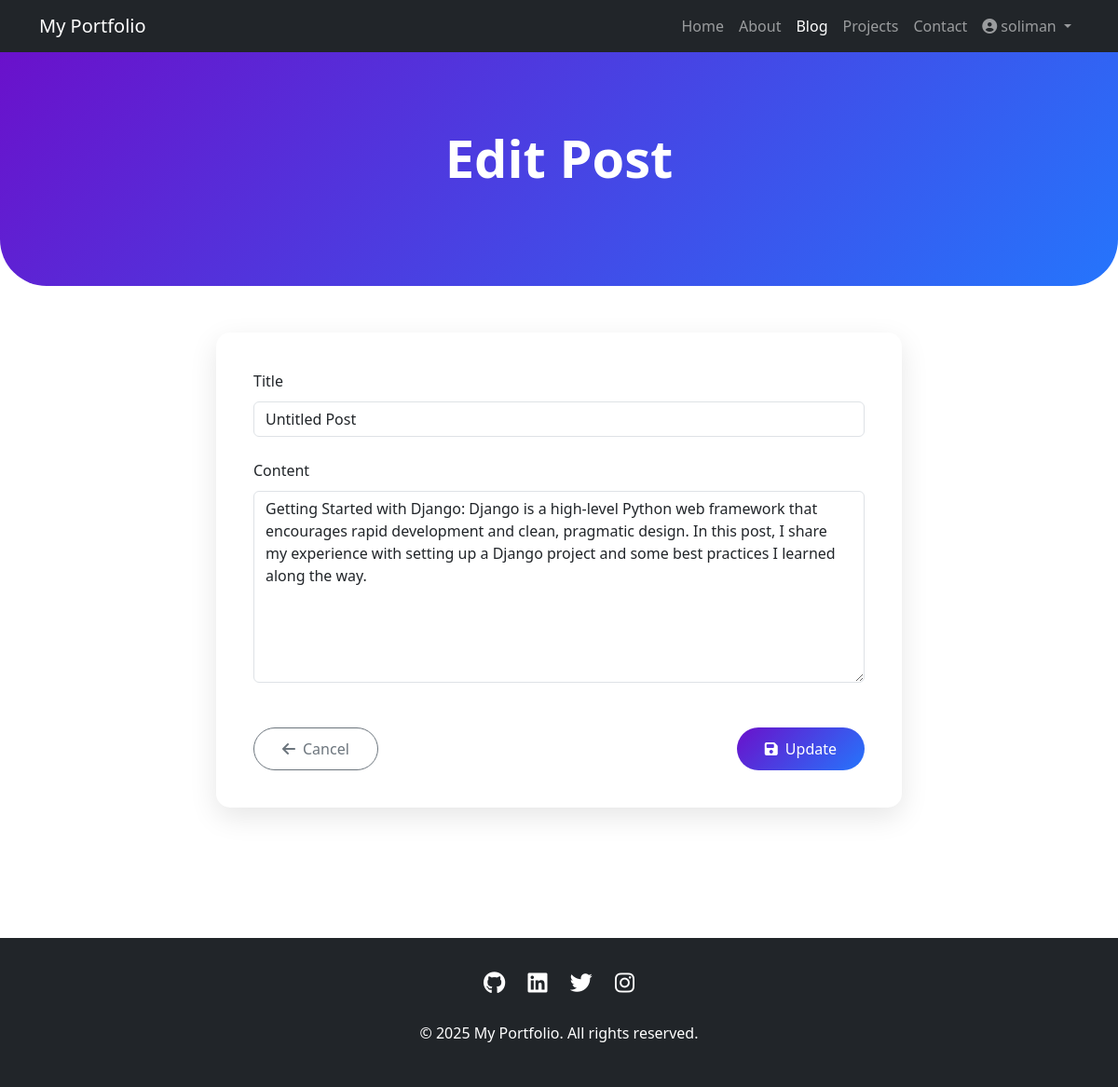
The app's page /posts/1/edit/ (signed in) with its own data.
### posts/models.py (models this page shows, shortened)
class Posts(models.Model):
    text = models.CharField(max_length=400)
    title = models.CharField(max_length=100, default="Untitled Post")
    created_at = models.DateTimeField(default=timezone.now)
    updated_at = models.DateTimeField(auto_now=True)
    class Meta:
        ordering = ["-created_at"]

### posts/views.py (the view)
# urls.py: path('<int:pk>/edit/', PostUpdateView.as_view(), name='post_edit'),
class PostUpdateView(LoginRequiredMixin, UpdateView):
    model = Posts
    form_class = PostForm
    template_name = "posts/post_form.html"
    success_url = reverse_lazy('post_list')
    login_url = 'login'

### posts/forms.py
class PostForm(forms.ModelForm):
    class Meta:
        model = Posts
        fields = ['title', 'text']
        widgets = {
            'title': forms.TextInput(attrs={
                'class': 'form-control',
                'placeholder': 'Enter post title'
            }),
            'text': forms.Textarea(attrs={
                'class': 'form-control',
                'placeholder': 'Write your post content here',
                'rows': 8
            })
        }

### templates/posts/post_form.html (shortened to what this page needs)
{% load static %}
<!DOCTYPE html>
<html lang="en">
<head>
    <link href="https://cdn.jsdelivr.net/npm/bootstrap@5.3.0/dist/css/bootstrap.min.css" rel="stylesheet">
    <link rel="stylesheet" href="https://cdnjs.cloudflare.com/ajax/libs/font-awesome/6.4.0/css/all.min.css">
</head>
<body>
    <nav class="navbar navbar-expand-lg navbar-dark bg-dark">
        <div class="container">
            <a class="navbar-brand" href="{% url 'home' %}">My Portfolio</a>
            <div class="collapse navbar-collapse" id="navbarNav">
                <ul class="navbar-nav ms-auto">
                    <li class="nav-item">
                        <a class="nav-link" href="{% url 'home' %}">Home</a>
                    </li>
                    <li class="nav-item">
                        <a class="nav-link" href="{% url 'about' %}">About</a>
                    </li>
                    <li class="nav-item">
                        <a class="nav-link active" href="{% url 'post_list' %}">Blog</a>
                    </li>
                    <li class="nav-item">
                        <a class="nav-link" href="#">Projects</a>
                    </li>
                    <li class="nav-item">
                        <a class="nav-link" href="#">Contact</a>
                    </li>
                    {% if user.is_authenticated %}
                    <li class="nav-item dropdown">
                        <a class="nav-link dropdown-toggle" href="#" id="navbarDropdown" role="button" data-bs-toggle="dropdown" aria-expanded="false">
                            <i class="fas fa-user-circle me-1"></i>{{ user.username }}
                        </a>
                    </li>
                    {% else %}
                    <li class="nav-item">
                        <a class="nav-link" href="{% url 'login' %}"><i class="fas fa-sign-in-alt me-1"></i>Login</a>
                    </li>
                    {% endif %}
                </ul>
            </div>
        </div>
    </nav>
    <header class="form-header">
        <div class="container text-center">
            <h1 class="display-4 fw-bold mb-4">{% if form.instance.pk %}Edit Post{% else %}Create New Post{% endif %}</h1>
        </div>
    </header>
    <section class="container">
        <div class="row justify-content-center">
            <div class="col-lg-8">
                <div class="form-container">
                    <form method="post" enctype="multipart/form-data">
                        <div class="mb-4">
                            <label for="{{ form.title.id_for_label }}" class="form-label">Title</label>
                            {{ form.title }}
                        </div>
                        <div class="mb-4">
                            <label for="{{ form.text.id_for_label }}" class="form-label">Content</label>
                            {{ form.text }}
                        </div>
                        <div class="d-flex justify-content-between mt-5">
                            <a href="{% url 'post_list' %}" class="btn btn-outline-secondary">
                                <i class="fas fa-arrow-left me-2"></i>Cancel
                            </a>
                            <button type="submit" class="btn btn-primary">
                                <i class="fas fa-save me-2"></i>{% if form.instance.pk %}Update{% else %}Publish{% endif %}
                            </button>
                        </div>
                    </form>
                </div>
            </div>
        </div>
    </section>
    <footer class="footer">
        <div class="container text-center">
            <div class="mb-4">
                <a href="#" class="social-icon"><i class="fab fa-github"></i></a>
                <a href="#" class="social-icon"><i class="fab fa-linkedin"></i></a>
                <a href="#" class="social-icon"><i class="fab fa-twitter"></i></a>
                <a href="#" class="social-icon"><i class="fab fa-instagram"></i></a>
            </div>
            <p>&copy; 2025 My Portfolio. All rights reserved.</p>
        </div>
    </footer>
</body>
</html>

### templates/posts/post_form.html (style rules this page uses)
.form-header { background: linear-gradient(135deg, #6a11cb 0%, #2575fc 100%); color: white; padding: 80px 0; border-radius: 0 0 50px 50px; margin-bottom: 50px; }
.form-container { background-color: #fff; border-radius: 15px; box-shadow: 0 10px 30px rgba(0, 0, 0, 0.1); padding: 40px; margin-bottom: 60px; }
.form-label { font-weight: 500; margin-bottom: 10px; }
.btn-primary { background: linear-gradient(135deg, #6a11cb 0%, #2575fc 100%); border: none; padding: 10px 30px; border-radius: 50px; }
.btn-outline-secondary { border-radius: 50px; padding: 10px 30px; }
.footer { background-color: #212529; color: white; padding: 30px 0; margin-top: 80px; }
.social-icon { font-size: 1.5rem; margin: 0 10px; color: white; transition: color 0.3s ease; }

### records on screen
Posts: title "Untitled Post", text "Getting Started with Django: Django is a high-level Python web framework that encourages rapid development and clean, pragmatic design. In this post, I share my experience with setting up a Django project and some best practices I learned along the way."

### other values on screen
{{ user.username }} "soliman"
